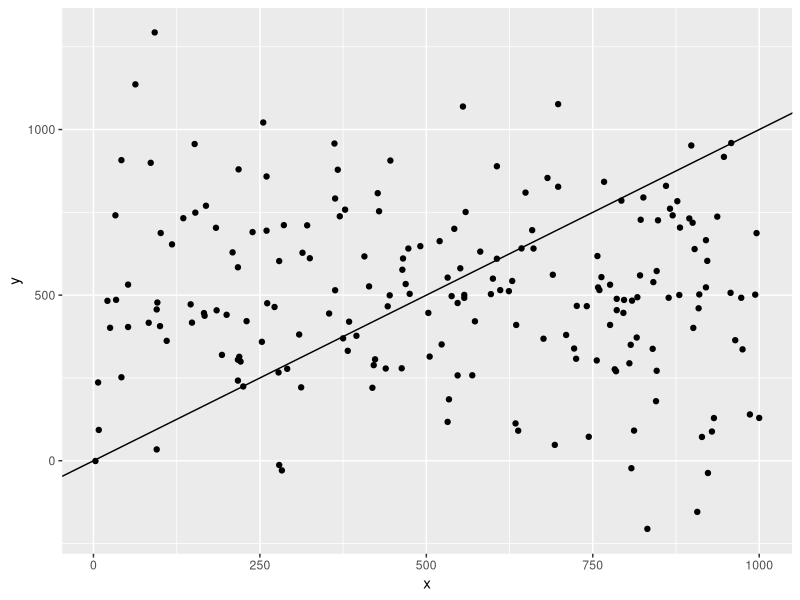

The R script that drew this image:
## ---- chunk 1

#Load packages
library(tidyverse)

#Create Funcion 
part_one_function <- function(numeric_vector){
  
sort(numeric_vector, decreasing = T)
  
#The comparison vector has to have the same mean and sd as numeric_vector
y <- sort(rnorm(length(numeric_vector), 
                mean=mean(numeric_vector), 
                sd= sd(numeric_vector)), 
          decreasing = T) 

#Pair values 
mat <- as_tibble(t(rbind(t(numeric_vector), 
                         t(y)))) #t() is the transpose function

#Change variable names to make plot easier
colnames(mat) <- c("x","y")

#Create scatterplot and comparison slope
plot <- ggplot(aes(x=x, y=y), data = mat)+
        geom_point()+
        geom_abline(slope = 1, intercept = 0)

assign("plot", 
       plot, 
       envir=globalenv()) #This puts the plot in the global environment. 

return(plot)
}
## ---- chunk 2
#Create vector to test function

data <- sample(x=1:1000, size=200, replace = T)

part_one_function(data)

